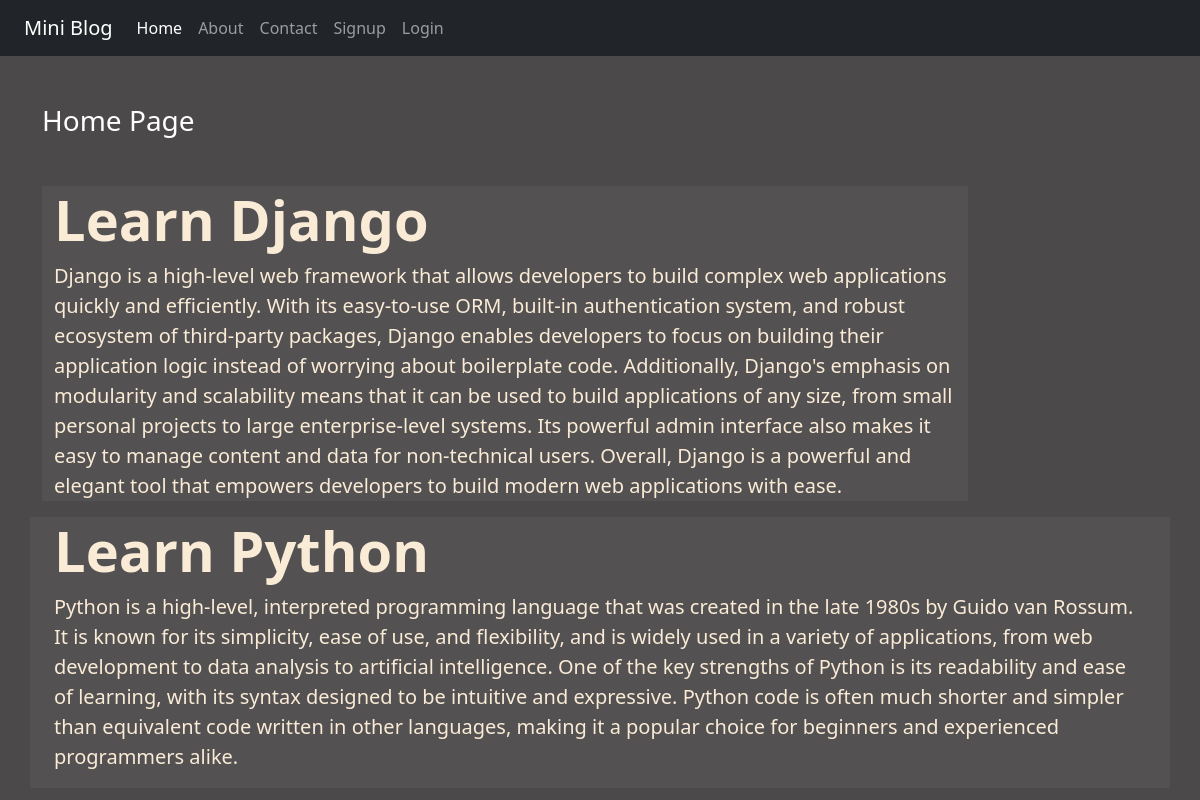
The page / on the database its author committed.
### blog/models.py (models this page shows)
class Post(models.Model):
    title=models.CharField(max_length=150)
    description=models.TextField()

### blog/views.py (the view)
# urls.py: 2. Add a URL to urlpatterns:  path('', views.home, name='home')
def home(request):
    posts= Post.objects.all()
    return render(request, 'blog/home.html',{'posts':posts})

### blog/templates/blog/home.html
{% extends 'blog/base.html' %}
{% load static %}
{% block content %}
<div class="col-sm-10">
    <h3 class='text-white my-5'> Home Page</h3>
     {% for post in posts  %}
        <div class="jumbotron jumbotron-fluid jumbo-color">
            <div class="container">
                <h1 class="display-4 font-weight-bold" style="font-weight: bold !important">{{post.title}}</h1>
                <p class="lead"> {{post.description}} </p>
            </div>
        </div>
    </div>
{% endfor %}
{% endblock content %}

### blog/static/blog/css/style.css (style rules this page uses)
body { background-color:rgb(75, 73, 73); color:antiquewhite; }
.jumbo-color { background-color: rgb(83, 81, 81); }

### blog/templates/blog/base.html (style rules this page uses)
body { background-color:rgb(75, 73, 73); color:antiquewhite; }

### rows shown on the page
Post: title "Learn Django", description "Django is a high-level web framework that allows developers to build complex web applications quickly and efficiently. With its easy-to-use ORM, built-in authentication system, and robust ecosystem of third-party packages, Django enables developers to focus on building their application logic instead of worrying about boilerplate code. Additionally, Django's emphasis on modularity and scalability means that it can be used to build applications of any size, from small personal projects to large enterprise-level systems. Its powerful admin interface also makes it easy to manage content and data for non-technical users. Overall, Django is a powerful and elegant tool that empowers developers to…"
Post: title "Learn Python", description "Python is a high-level, interpreted programming language that was created in the late 1980s by Guido van Rossum. It is known for its simplicity, ease of use, and flexibility, and is widely used in a variety of applications, from web development to data analysis to artificial intelligence. One of the key strengths of Python is its readability and ease of learning, with its syntax designed to be intuitive and expressive. Python code is often much shorter and simpler than equivalent code written in other languages, making it a popular choice for beginners and experienced programmers alike."
